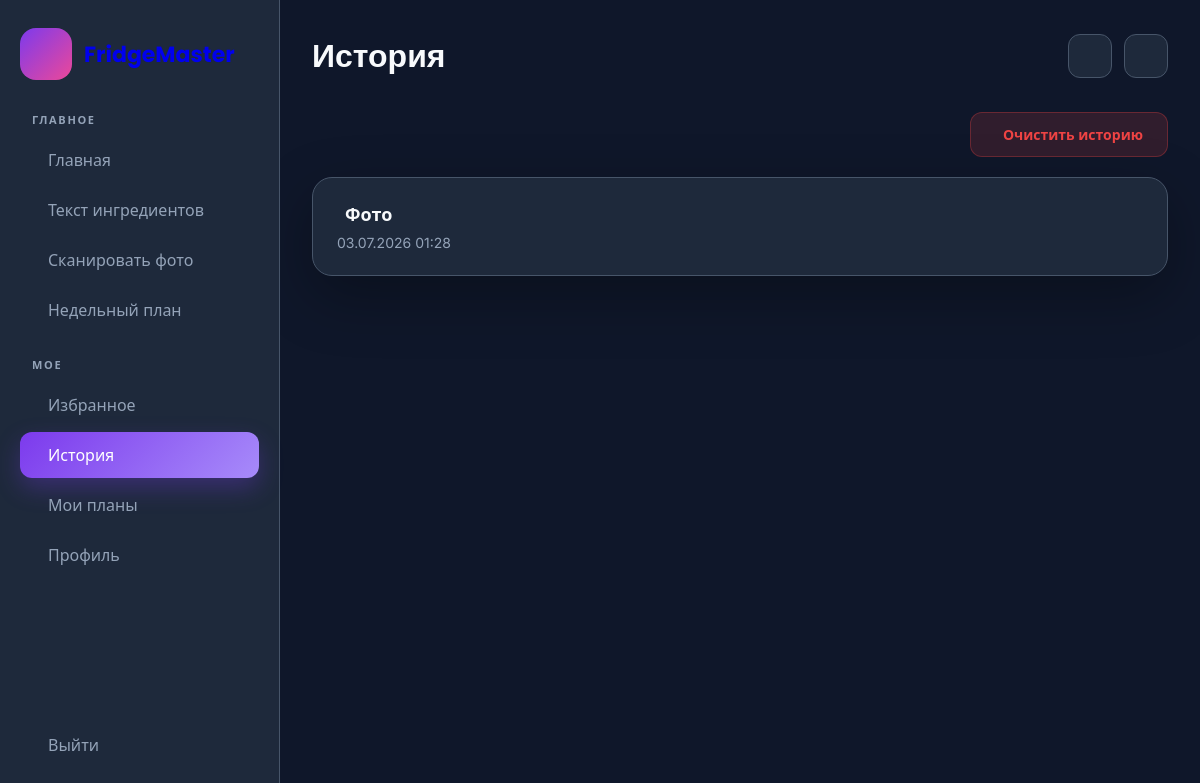
/history/ (signed in), run on an earlier commit of the app's database.
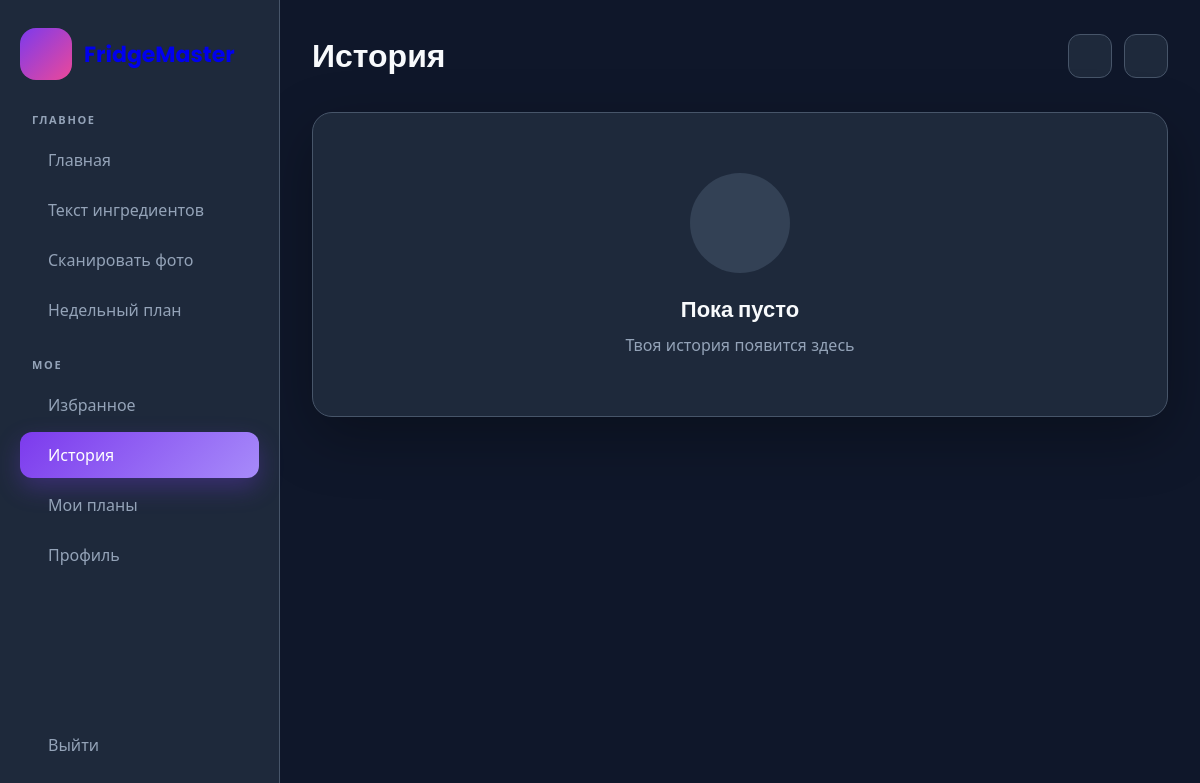
And on a later commit of the database.
### chef/models.py (models this page shows, shortened)
class AIRecipeRequest(models.Model):
    user = models.ForeignKey( settings.AUTH_USER_MODEL,on_delete=models.CASCADE)
    ingredients_text = models.TextField(blank=True,null=True,help_text='Products entered by user')
    image = models.ImageField(upload_to='ingredient_images/',blank=True,null=True)
    detected_ingredients = models.TextField(blank=True,null=True)
    ai_response = models.TextField(blank=True, null=True)
    created_at = models.DateTimeField(auto_now_add=True)

### chef/views.py (the view)
# urls.py: path('history/', views.history, name='history'),
@login_required
def history(request):
    items = AIRecipeRequest.objects.filter(
        user=request.user
    ).prefetch_related('dishes').order_by('-created_at')
    return render(request, "history.html", {
        "items": items
    })

### templates/history.html (shortened to what this page needs)
{% extends "base.html" %}
{% load i18n %}
{% block page_title %}{% trans "История" %}{% endblock %}
{% block content %}
{% if items %}
<div style="margin-bottom:20px; display:flex; justify-content:flex-end;">
    <form method="POST" action="{% url 'clear_history' %}" style="display:inline;">
        <button type="submit" class="btn btn-danger" onclick="return confirm('{% trans "Вы уверены, что хотите очистить историю?" %}');">
            {% trans "Очистить историю" %}
        </button>
    </form>
</div>
<div style="display:flex; flex-direction:column; gap:16px;">
    {% for item in items %}
    <div class="card">
        <div style="display:flex; justify-content:space-between; align-items:flex-start; gap:20px; flex-wrap:wrap;">
            <div>
                <h4 style="font-size:18px; font-weight:700; margin-bottom:8px;">
                    {% if item.image %}
                    {% trans "Фото" %}
                    {% else %}
                    <i class="ti ti-text" style="color:var(--secondary); margin-right:8px;"></i>
                    {% trans "Текст" %}
                    {% endif %}
                </h4>
                <p style="color:var(--text-muted); font-size:14px;">{{ item.created_at|date:"d.m.Y H:i" }}</p>
            </div>
        </div>
    </div>
    {% endfor %}
</div>
{% else %}
<div class="card" style="text-align:center; padding:60px 24px;">
    <div style="width:100px; height:100px; border-radius:50%; background:var(--bg-hover); display:flex; align-items:center; justify-content:center; margin:0 auto 20px;">
    </div>
    <h3 style="font-family:'Poppins',sans-serif; font-size:22px; margin-bottom:8px;">{% trans "Пока пусто" %}</h3>
    <p style="color:var(--text-muted);">{% trans "Твоя история появится здесь" %}</p>
</div>
{% endif %}
{% endblock %}

### templates/base.html (shortened to what this page needs)
{% load static %}
{% load i18n %}
<!DOCTYPE html>
<html lang="{{ request.LANGUAGE_CODE|default:'ru' }}">
<head>
    <link rel="stylesheet" href="https://cdn.jsdelivr.net/npm/@tabler/icons-webfont@latest/tabler-icons.min.css">
</head>
<body data-theme="dark">
    <div class="app">
        <aside class="sidebar">
            <a href="{% url 'home' %}" class="logo">
                <div class="logo-icon"></div>
                <div class="logo-text">FridgeMaster</div>
            </a>
            <nav>
                <div class="nav-section">
                    <div class="nav-section-title">{% trans "Главное" %}</div>
                    <a href="{% url 'home' %}" class="nav-item {% if request.resolver_match.url_name == 'home' %}active{% endif %}">
                        <span>{% trans "Главная" %}</span>
                    </a>
                    <a href="{% url 'recipe_search' %}" class="nav-item {% if request.resolver_match.url_name == 'recipe_search' %}active{% endif %}">
                        <span>{% trans "Текст ингредиентов" %}</span>
                    </a>
                    <a href="{% url 'image_search' %}" class="nav-item {% if request.resolver_match.url_name == 'image_search' %}active{% endif %}">
                        <span>{% trans "Сканировать фото" %}</span>
                    </a>
                    <a href="{% url 'weekly_meal_planner' %}" class="nav-item {% if request.resolver_match.url_name == 'weekly_meal_planner' %}active{% endif %}">
                        <span>{% trans "Недельный план" %}</span>
                    </a>
                </div>
                {% if user.is_authenticated %}
                <div class="nav-section">
                    <div class="nav-section-title">{% trans "Мое" %}</div>
                    <a href="{% url 'favorites' %}" class="nav-item {% if request.resolver_match.url_name == 'favorites' %}active{% endif %}">
                        <span>{% trans "Избранное" %}</span>
                    </a>
                    <a href="{% url 'history' %}" class="nav-item {% if request.resolver_match.url_name == 'history' %}active{% endif %}">
                        <span>{% trans "История" %}</span>
                    </a>
                    <a href="{% url 'meal_plans_history' %}" class="nav-item {% if request.resolver_match.url_name == 'meal_plans_history' %}active{% endif %}">
                        <span>{% trans "Мои планы" %}</span>
                    </a>
                    <a href="{% url 'profile' %}" class="nav-item {% if request.resolver_match.url_name == 'profile' %}active{% endif %}">
                        <span>{% trans "Профиль" %}</span>
                    </a>
                </div>
                {% endif %}
            </nav>
            <div class="sidebar-bottom">
                {% if user.is_authenticated %}
                <a href="{% url 'logout' %}" class="nav-item">
                    <span>{% trans "Выйти" %}</span>
                </a>
                {% else %}
                <a href="{% url 'login' %}" class="nav-item">
                    <i class="ti ti-login"></i><span>{% trans "Войти" %}</span>
                </a>
                {% endif %}
            </div>
        </aside>
        <main class="main">
            <div class="topbar">
                <h1 class="page-title">{% block page_title %}{% trans "Добро пожаловать" %}{% endblock %}</h1>
                <div class="topbar-actions">
                    <div style="position:relative;">
                        <button class="icon-btn" onclick="document.getElementById('langDropdown').classList.toggle('hidden')" title="{% trans 'Язык' %}">
                        </button>
                    </div>
                    <button class="icon-btn" id="themeToggle" title="{% trans 'Тема' %}">
                    </button>
                </div>
            </div>
            <div class="animate-fade-in">
                {% block content %}{% endblock %}
            </div>
        </main>
    </div>
</body>
</html>

### templates/base.html (style rules this page uses)
:root { --primary: #7c3aed; --primary-light: #a78bfa; --secondary: #10b981; --bg: #0f172a; --bg-card: #1e293b; --bg-hover: #334155; --text: #f8fafc; --text-muted: #94a3b8; --border: #475569; --radius-lg: 20px; --radius-md: 12px; --radius-sm: 8px; --shadow: 0 20px 60px rgba(0,0,0,0.3); }
* { margin:0; padding:0; box-sizing:border-box; }
body { font-family: 'Inter', system-ui, sans-serif; background: var(--bg); color: var(--text); min-height: 100vh; overflow-x: hidden; transition: all 0.3s ease; }
.app { display: flex; min-height: 100vh; }
.sidebar { width: 280px; background: var(--bg-card); border-right: 1px solid var(--border); padding: 28px 20px; position: sticky; top: 0; height: 100vh; display: flex; flex-direction: column; z-index: 50; }
.logo { display: flex; align-items: center; gap: 12px; margin-bottom: 32px; text-decoration: none; }
.logo-icon { width: 52px; height: 52px; border-radius: 16px; background: linear-gradient(135deg, var(--primary), #ec4899); display: flex; align-items: center; justify-content: center; }
.logo-text { font-family: 'Poppins', sans-serif; font-size: 22px; font-weight: 700; }
.nav-section { margin-bottom: 24px; }
.nav-section-title { font-size: 11px; font-weight: 700; text-transform: uppercase; color: var(--text-muted); letter-spacing: 0.15em; margin-bottom: 10px; padding-left: 12px; }
.nav-item { display: flex; align-items: center; gap: 12px; padding: 12px 16px; border-radius: var(--radius-md); color: var(--text-muted); text-decoration: none; font-weight: 500; margin-bottom: 4px; transition: all 0.2s ease; }
.nav-item.active { background: linear-gradient(135deg, var(--primary) 0%, #a78bfa 100%); color: white; box-shadow: 0 10px 25px rgba(124,58,237,0.3); }
.sidebar-bottom { margin-top: auto; }
.main { flex:1; padding: 32px; max-width: 1400px; margin:0 auto; width: 100%; }
.topbar { display: flex; justify-content: space-between; align-items: center; margin-bottom: 32px; }
.page-title { font-family: 'Poppins', sans-serif; font-size: 32px; font-weight: 700; }
.topbar-actions { display: flex; gap: 12px; }
.icon-btn { width:44px; height:44px; border-radius: 12px; background: var(--bg-card); border:1px solid var(--border); display:flex; align-items:center; justify-content:center; cursor:pointer; color: var(--text); transition: all 0.2s ease; }
.card { background: var(--bg-card); border:1px solid var(--border); border-radius: var(--radius-lg); padding: 24px; box-shadow: var(--shadow); transition: all 0.3s ease; }
.animate-fade-in { animation: fadeInUp 0.5s ease both; }

What changed in the data, as far as the page shows it:
removed AIRecipeRequest: created_at "03.07.2026 01:28"
Also different on the page:
text no longer shown: "Очистить историю"
text now shown: "Пока пусто Твоя история появится здесь"
